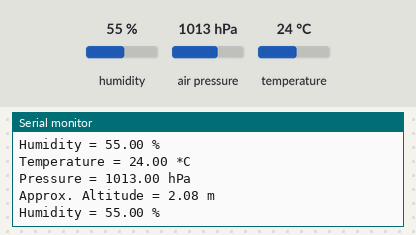
A program run on a simulated ESP32. Parts: the last lines printed to the serial monitor. The inputs (shaded band) are chosen by the test bench; at power-on: humidity 55 %, air pressure 1013 hPa, temperature 24 °C.

Above: at 1.2 s.
1.3 s: humidity set to 22 %
At 2.6 s:
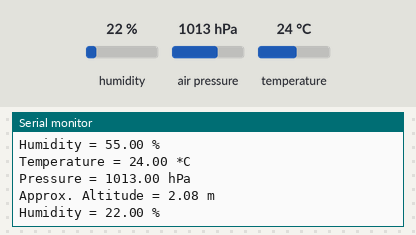
2.8 s: air pressure set to 952 hPa
At 3.8 s:
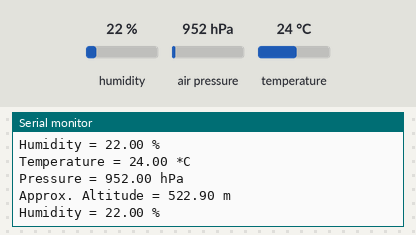

Measured:
- after the input at 1.3 s, the serial monitor: prints a new line after 0.71 s (image 1)
- after the input at 2.8 s, the serial monitor: prints a new line after 0.22 s (image 2)

The program:

main.cpp
```cpp
#include <Arduino.h>
#include <Adafruit_Sensor.h>
#include <Wire.h>
#include <SPI.h>
#include <Adafruit_Sensor.h>
#include <Adafruit_BME280.h>

void printValues();

#define BME_SCK 13
#define BME_MISO 12
#define BME_MOSI 18
#define BME_CS 5

#define SEALEVELPRESSURE_HPA (1013.25)

// Adafruit_BME280 bme; // I2C
// Adafruit_BME280 bme(BME_CS); // hardware SPI
Adafruit_BME280 bme(BME_CS, BME_MOSI, BME_MISO, BME_SCK); // software SPI

unsigned long delayTime;

void setup() {
    Serial.begin(921600);
    while(!Serial);    // time to get serial running
    Serial.println(F("BME280 test"));

    unsigned status;

    // default settings
    status = bme.begin();
    // You can also pass in a Wire library object like &Wire2
    // status = bme.begin(0x76, &Wire2)
    if (!status) {
        Serial.println("Could not find a valid BME280 sensor, check wiring, address, sensor ID!");
        Serial.print("SensorID was: 0x"); Serial.println(bme.sensorID(),16);
        Serial.print("        ID of 0xFF probably means a bad address, a BMP 180 or BMP 085\n");
        Serial.print("   ID of 0x56-0x58 represents a BMP 280,\n");
        Serial.print("        ID of 0x60 represents a BME 280.\n");
        Serial.print("        ID of 0x61 represents a BME 680.\n");
        while (1) delay(10);
    }

    Serial.println("-- Default Test --");
    delayTime = 1000;

    Serial.println();
}


void loop() {
    printValues();
    delay(delayTime);
}


void printValues() {
    Serial.print("Temperature = ");
    Serial.print(bme.readTemperature());
    Serial.println(" *C");

    Serial.print("Pressure = ");

    Serial.print(bme.readPressure() / 100.0F);
    Serial.println(" hPa");

    Serial.print("Approx. Altitude = ");
    Serial.print(bme.readAltitude(SEALEVELPRESSURE_HPA));
    Serial.println(" m");

    Serial.print("Humidity = ");
    Serial.print(bme.readHumidity());
    Serial.println(" %");

    Serial.println();
}
```
